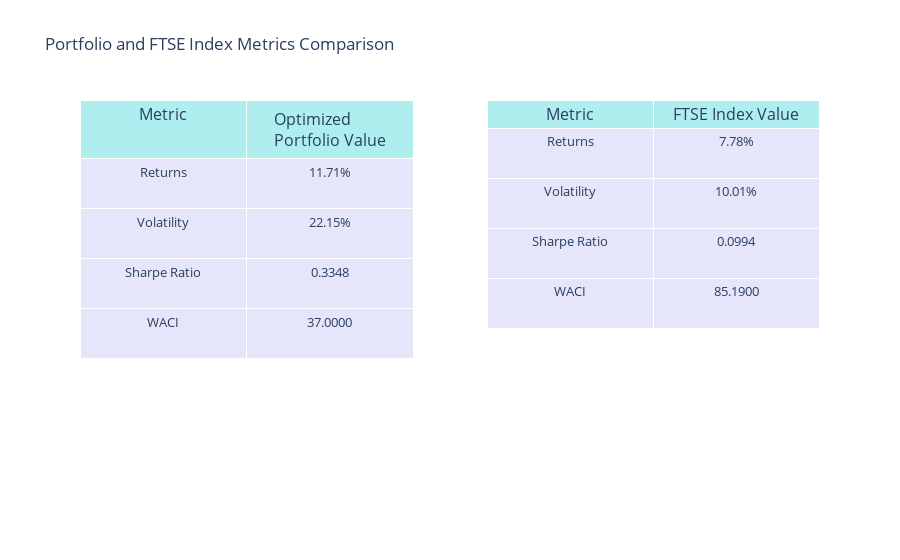

Notebook code cell kept with this figure:
### Code cell
# Extract portfolio metrics
optimized_metrics = {
    'Returns': optimized_df['Returns'].values[0],
    'Volatility': optimized_df['Volatility'].values[0],
    'Sharpe Ratio': optimized_df['Sharpe Ratio'].values[0],
    'WACI': optimized_df['WACI'].values[0]
}

# Extract FTSE index metrics
ftse_metrics = {
    'Returns': ftse_returns['Returns'].values[0],
    'Volatility': ftse_returns['Volatility'].values[0],
    'Sharpe Ratio': ftse_returns['Sharpe Ratio'].values[0],
    'WACI': ftse_returns['WACI'].values[0]
}

# Create subplots: 1 row, 2 columns
fig = make_subplots(
    rows=1, cols=2,
    column_widths=[0.5, 0.5],
    specs=[[{"type": "table"}, {"type": "table"}]]
)

# Add table for optimized portfolio metrics
fig.add_trace(go.Table(
    header=dict(values=['Metric', 'Optimized Portfolio Value'],
                fill_color='paleturquoise',
                align='center',
                font=dict(size=16)),
    cells=dict(values=[list(optimized_metrics.keys()), 
                       [f'{v:.2%}' if i in [0, 1] else f'{v:.4f}' for i, v in enumerate(optimized_metrics.values())]],
               fill_color='lavender',
               align='center',
               font=dict(size=13),
               height=50))
, row=1, col=1)

# Add table for FTSE index metrics
fig.add_trace(go.Table(
    header=dict(values=['Metric', 'FTSE Index Value'],
                fill_color='paleturquoise',
                align='center',
                font=dict(size=16)),
    cells=dict(values=[list(ftse_metrics.keys()), 
                       [f'{v:.2%}' if i in [0, 1] else f'{v:.4f}' for i, v in enumerate(ftse_metrics.values())]],
               fill_color='lavender',
               align='center',
               font=dict(size=13),
               height=50))
, row=1, col=2)

# Update layout
fig.update_layout(
    title_text='Portfolio and FTSE Index Metrics Comparison',
    template='plotly_white'
)

# Show the plot
fig.show()

### Figure 1 — Plotly figure (JSON) as saved in the notebook; plotly's stock layout.template omitted (floating-point values rounded to 4 significant figures)
{"data": [{"cells": {"align": "center", "fill": {"color": "lavender"}, "font": {"size": 13}, "height": 50, "values": [["Returns", "Volatility", "Sharpe Ratio", "WACI"], ["11.71%", "22.15%", "0.3348", "37.0000"]]}, "domain": {"x": [0, 0.45], "y": [0, 1]}, "header": {"align": "center", "fill": {"color": "paleturquoise"}, "font": {"size": 16}, "values": ["Metric", "Optimized Portfolio Value"]}, "type": "table"}, {"cells": {"align": "center", "fill": {"color": "lavender"}, "font": {"size": 13}, "height": 50, "values": [["Returns", "Volatility", "Sharpe Ratio", "WACI"], ["7.78%", "10.01%", "0.0994", "85.1900"]]}, "domain": {"x": [0.55, 1], "y": [0, 1]}, "header": {"align": "center", "fill": {"color": "paleturquoise"}, "font": {"size": 16}, "values": ["Metric", "FTSE Index Value"]}, "type": "table"}], "layout": {"title": {"text": "Portfolio and FTSE Index Metrics Comparison"}}}
